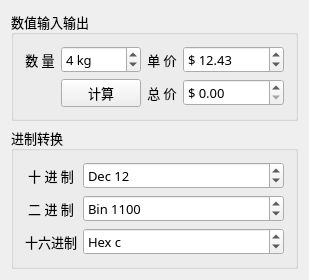
<?xml version="1.0" encoding="UTF-8"?>
<ui version="4.0">
 <class>Widget</class>
 <widget class="QWidget" name="Widget">
  <property name="geometry">
   <rect>
    <x>0</x>
    <y>0</y>
    <width>299</width>
    <height>211</height>
   </rect>
  </property>
  <property name="font">
   <font>
    <family>宋体</family>
    <pointsize>10</pointsize>
   </font>
  </property>
  <property name="windowTitle">
   <string>SpinBox测试</string>
  </property>
  <layout class="QVBoxLayout" name="verticalLayout">
   <item>
    <widget class="QGroupBox" name="groupBox">
     <property name="title">
      <string>数值输入输出</string>
     </property>
     <layout class="QGridLayout" name="gridLayout">
      <item row="0" column="0">
       <widget class="QLabel" name="label">
        <property name="text">
         <string>数 量</string>
        </property>
        <property name="alignment">
         <set>Qt::AlignCenter</set>
        </property>
       </widget>
      </item>
      <item row="0" column="1">
       <widget class="QSpinBox" name="spinNum">
        <property name="frame">
         <bool>true</bool>
        </property>
        <property name="buttonSymbols">
         <enum>QAbstractSpinBox::UpDownArrows</enum>
        </property>
        <property name="showGroupSeparator" stdset="0">
         <bool>false</bool>
        </property>
        <property name="suffix">
         <string> kg</string>
        </property>
        <property name="maximum">
         <number>1000</number>
        </property>
        <property name="value">
         <number>4</number>
        </property>
       </widget>
      </item>
      <item row="0" column="2">
       <widget class="QLabel" name="label_2">
        <property name="text">
         <string>单 价</string>
        </property>
        <property name="alignment">
         <set>Qt::AlignCenter</set>
        </property>
       </widget>
      </item>
      <item row="0" column="3">
       <widget class="QDoubleSpinBox" name="spinPrice">
        <property name="minimumSize">
         <size>
          <width>90</width>
          <height>0</height>
         </size>
        </property>
        <property name="prefix">
         <string>$ </string>
        </property>
        <property name="maximum">
         <double>10000.000000000000000</double>
        </property>
        <property name="value">
         <double>12.430000000000000</double>
        </property>
       </widget>
      </item>
      <item row="1" column="1">
       <widget class="QPushButton" name="btnCal">
        <property name="text">
         <string>计算</string>
        </property>
       </widget>
      </item>
      <item row="1" column="2">
       <widget class="QLabel" name="label_3">
        <property name="text">
         <string>总 价</string>
        </property>
        <property name="alignment">
         <set>Qt::AlignCenter</set>
        </property>
       </widget>
      </item>
      <item row="1" column="3">
       <widget class="QDoubleSpinBox" name="spinTotal">
        <property name="prefix">
         <string>$ </string>
        </property>
        <property name="maximum">
         <double>100000.000000000000000</double>
        </property>
       </widget>
      </item>
     </layout>
    </widget>
   </item>
   <item>
    <widget class="QGroupBox" name="groupBox_2">
     <property name="title">
      <string>进制转换</string>
     </property>
     <layout class="QGridLayout" name="gridLayout_2">
      <item row="2" column="0">
       <widget class="QLabel" name="label_8">
        <property name="text">
         <string>十六进制</string>
        </property>
        <property name="alignment">
         <set>Qt::AlignCenter</set>
        </property>
       </widget>
      </item>
      <item row="0" column="0">
       <widget class="QLabel" name="label_6">
        <property name="minimumSize">
         <size>
          <width>0</width>
          <height>0</height>
         </size>
        </property>
        <property name="text">
         <string>十 进 制</string>
        </property>
        <property name="alignment">
         <set>Qt::AlignCenter</set>
        </property>
       </widget>
      </item>
      <item row="1" column="1">
       <widget class="QSpinBox" name="spinBin">
        <property name="prefix">
         <string>Bin </string>
        </property>
        <property name="maximum">
         <number>65535</number>
        </property>
        <property name="value">
         <number>12</number>
        </property>
        <property name="displayIntegerBase">
         <number>2</number>
        </property>
       </widget>
      </item>
      <item row="2" column="1">
       <widget class="QSpinBox" name="spinHex">
        <property name="prefix">
         <string>Hex </string>
        </property>
        <property name="maximum">
         <number>65535</number>
        </property>
        <property name="value">
         <number>12</number>
        </property>
        <property name="displayIntegerBase">
         <number>16</number>
        </property>
       </widget>
      </item>
      <item row="0" column="1">
       <widget class="QSpinBox" name="spinDec">
        <property name="sizePolicy">
         <sizepolicy hsizetype="MinimumExpanding" vsizetype="Fixed">
          <horstretch>0</horstretch>
          <verstretch>0</verstretch>
         </sizepolicy>
        </property>
        <property name="minimumSize">
         <size>
          <width>100</width>
          <height>0</height>
         </size>
        </property>
        <property name="suffix">
         <string/>
        </property>
        <property name="prefix">
         <string>Dec </string>
        </property>
        <property name="maximum">
         <number>65535</number>
        </property>
        <property name="stepType">
         <enum>QAbstractSpinBox::AdaptiveDecimalStepType</enum>
        </property>
        <property name="value">
         <number>12</number>
        </property>
       </widget>
      </item>
      <item row="1" column="0">
       <widget class="QLabel" name="label_7">
        <property name="text">
         <string>二 进 制</string>
        </property>
        <property name="alignment">
         <set>Qt::AlignCenter</set>
        </property>
       </widget>
      </item>
     </layout>
    </widget>
   </item>
  </layout>
 </widget>
 <layoutdefault spacing="6" margin="11"/>
 <resources/>
 <connections/>
</ui>
